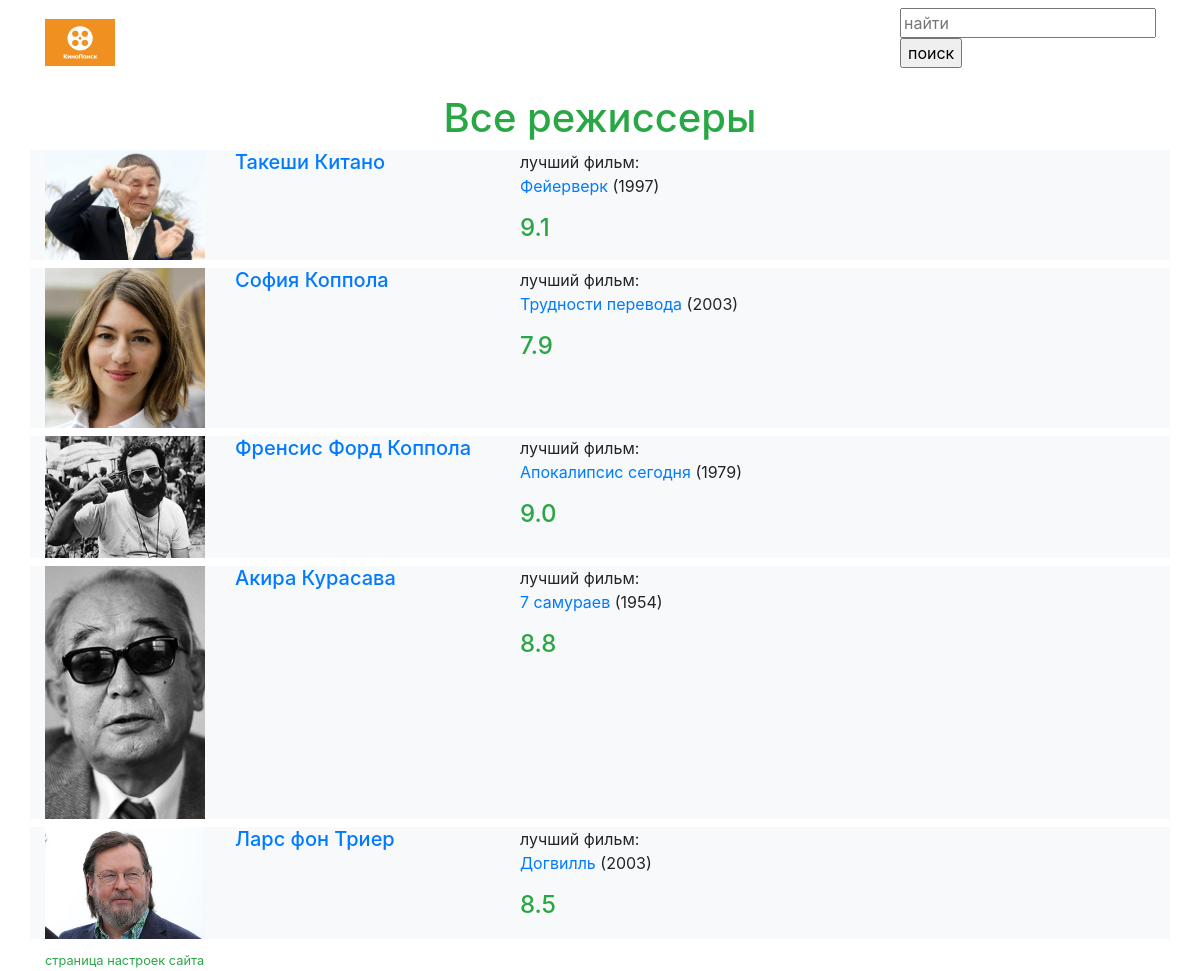
Screenshot of /kinopoisk/directors/ with the database file from the repository.
### kinopoisk/models.py (models this page shows)
class Director(models.Model):
    last = models.CharField('фамилия', max_length=20)
    first = models.CharField('имя', max_length=20)
    portrait = models.ImageField('портрет', null=True, blank=True, upload_to='directors/')
    def __str__(self):
        return f'{self.first} {self.last}'
    def get_absolute_url(self):
        return reverse('kinopoisk:director_detail',
                       args=(self.id,))
    def best_movie(self):
        if self.movie_set:
            return self.movie_set.order_by('-rating')[0]
        else:
            return None
    class Meta:
        ordering = ['last', 'first']

class Movie(models.Model):
    title = models.CharField('название', max_length=20)
    year = models.IntegerField('год выхода', null=True, blank=True)
    director = models.ForeignKey(Director, help_text='режиссер', on_delete=models.SET_NULL,
                                 blank=True, null=True)
    rating = models.FloatField('рейтинг', default=5.0)
    poster = models.ImageField('постер', null=True, blank=True, upload_to='posters/')
    plot = models.FileField('сюжет', null=True, blank=True, upload_to='plots/')
    def __str__(self):
        return self.title
    def get_absolute_url(self):
        return reverse('kinopoisk:movie_detail',
                       args=(self.id,))
    class Meta:
        ordering = ['year']

### kinopoisk/views.py (the view)
# urls.py: path('directors/', views.DirectorListView.as_view(),
class DirectorListView(ListView):
    model = Director

### kinopoisk/templates/kinopoisk/director_list.html (shortened to what this page needs)
{% extends 'kinopoisk/base.html' %}
{% block content %}
<h1 class="text-center text-success mt-3">
    Все режиссеры</h1>
{% for director in object_list %}
<div class="row mb-2 bg-light">
    <div class="col-2">
        <img src="{{ director.portrait.url }}"
             class="img-fluid">
    </div>
    <div class="col-3">
        <h5><a href="{{ director.get_absolute_url }}">
            {{ director }}</a></h5>
    </div>
    <div class="col-7">
        {% if director.movie_set.all %}
        {% with best=director.best_movie %}
        <p>лучший фильм:<br>
            <a href="{{ best.get_absolute_url }}">
            {{ best }}</a> ({{ best.year }})</p>
        <h4 class="text-success">
            {{ best.rating }}</h4>
        {% endwith %}
        {% endif %}
    </div>
</div>
{% endfor %}
{% endblock %}

### kinopoisk/templates/kinopoisk/base.html (shortened to what this page needs)
<!DOCTYPE html>
{% load static %}
<html lang="en">
<head>
    <link rel="stylesheet" href="https://cdn.jsdelivr.net/npm/bootstrap@4.5.3/dist/css/bootstrap.min.css">
    <link rel="stylesheet" href="{% static 'kinopoisk/css/custom.css' %}">
</head>
<body>
<div class="container">
    <div class="row justify-content-between mt-2">
        <div class="col-1">
            <a href="{% url 'kinopoisk:index' %}">
            <img src="{% static 'kinopoisk/img/logo.png' %}"
                 width="70">
            </a>
        </div>
        <div class="col-3">
            <form action="{% url 'kinopoisk:search' %}" method="post">
            <input type="text" name="search" placeholder="найти">
            <input type="submit" value="поиск">
            </form>
        </div>
    </div>
    {% block content %}{% endblock %}
    <small><a class="text-success" href="{% url 'kinopoisk:config' %}">страница настроек сайта</a> </small>
</div>
</body>
</html>

### rows the page displays
Director: portrait (picture), first+last "Такеши Китано", best_movie "Фейерверк", best_movie.year "1997", best_movie.rating "9.1"
Director: portrait (picture), first+last "София Коппола", best_movie "Трудности перевода", best_movie.year "2003", best_movie.rating "7.9"
Director: portrait (picture), first+last "Френсис Форд Коппола", best_movie "Апокалипсис сегодня", best_movie.year "1979", best_movie.rating "9.0"
Director: portrait (picture), first+last "Акира Курасава", best_movie "7 самураев", best_movie.year "1954", best_movie.rating "8.8"
Director: portrait (picture), first+last "Ларс фон Триер", best_movie "Догвилль", best_movie.year "2003", best_movie.rating "8.5"
